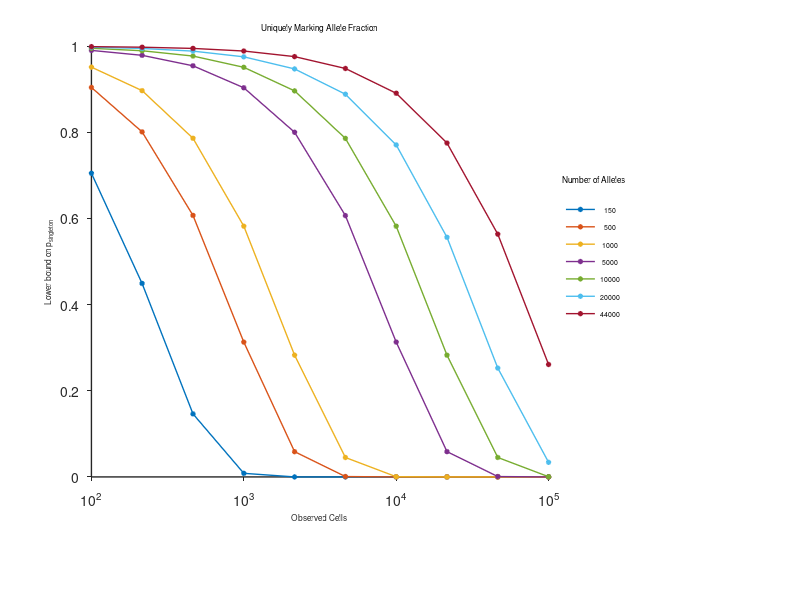

MATLAB code to generate this figure: (Note: this script raises an error after producing the figure.)
function plot_simulation_library_size()
    
    fig_width  = 7.0;
    fig_height = 3.9;
    figure('Units', 'centimeters', 'Position', [0, 0, fig_width, fig_height], ...
           'PaperUnits', 'centimeters', 'PaperSize', [fig_width, fig_height]);        
    sp = subplot(1,1,1);
    
    N_alleles = [150; 500; 1000; 5000; 10000; 20000; 44000];
    N_cells = round(logspace(2, 5, 10)');
    p_singleton = arrayfun(@(p) arrayfun(@(N) nchoosek(N,1)*p*(1-p)^(N-1)/...
                                              (1-nchoosek(N,0)*p^0*(1-p)^N), N_cells), 1./N_alleles, 'un', false);
    p_singleton = horzcat(p_singleton{:});            
    
    p = plot(N_cells, p_singleton, 'Marker', 'o', 'MarkerSize', 3, 'LineWidth', 1.0);
    set(p, {'MarkerFaceColor'}, get(p,'Color'));
    set(gca, 'xscale', 'log');
    set(get(gca, 'xaxis'), 'FontSize', 5);
    set(get(gca, 'yaxis'), 'FontSize', 5);    
    xlabel('Observed Cells', 'FontSize', 6);
    ylabel('Lower bound on p_{singleton}', 'FontSize', 6);
    axis tight;
    ylim([0 1]);
    title(sprintf('Uniquely Marking Allele Fraction'), ...
        'FontWeight', 'normal', 'FontSize', 6);
    lgd = legend(cellstr(num2str(N_alleles)), 'FontSize', 5, 'Location', 'EastOutside');
    title(lgd, 'Number of Alleles', 'FontSize', 6, 'FontWeight', 'normal');
    legend('boxoff');
        
    set(gca, 'LineWidth', 1.0);
    set(gca, 'TickDir', 'out');
    box off;
    
    left_margin = 0.8;
    top_margin = 0.3;    
    bottom_margin = 0.8;
    right_margin = 0.2;
    leg_width = 2.0;    
    leg_height = 1.0;
    
    set(sp, 'Units', 'centimeters', 'Position', [left_margin, bottom_margin, fig_width-left_margin-right_margin-leg_width fig_height-top_margin-bottom_margin]);

    lgd.Units = 'centimeters'; 
    lgd.Position = [fig_width-leg_width, fig_height/2, leg_width, leg_height];
    
end